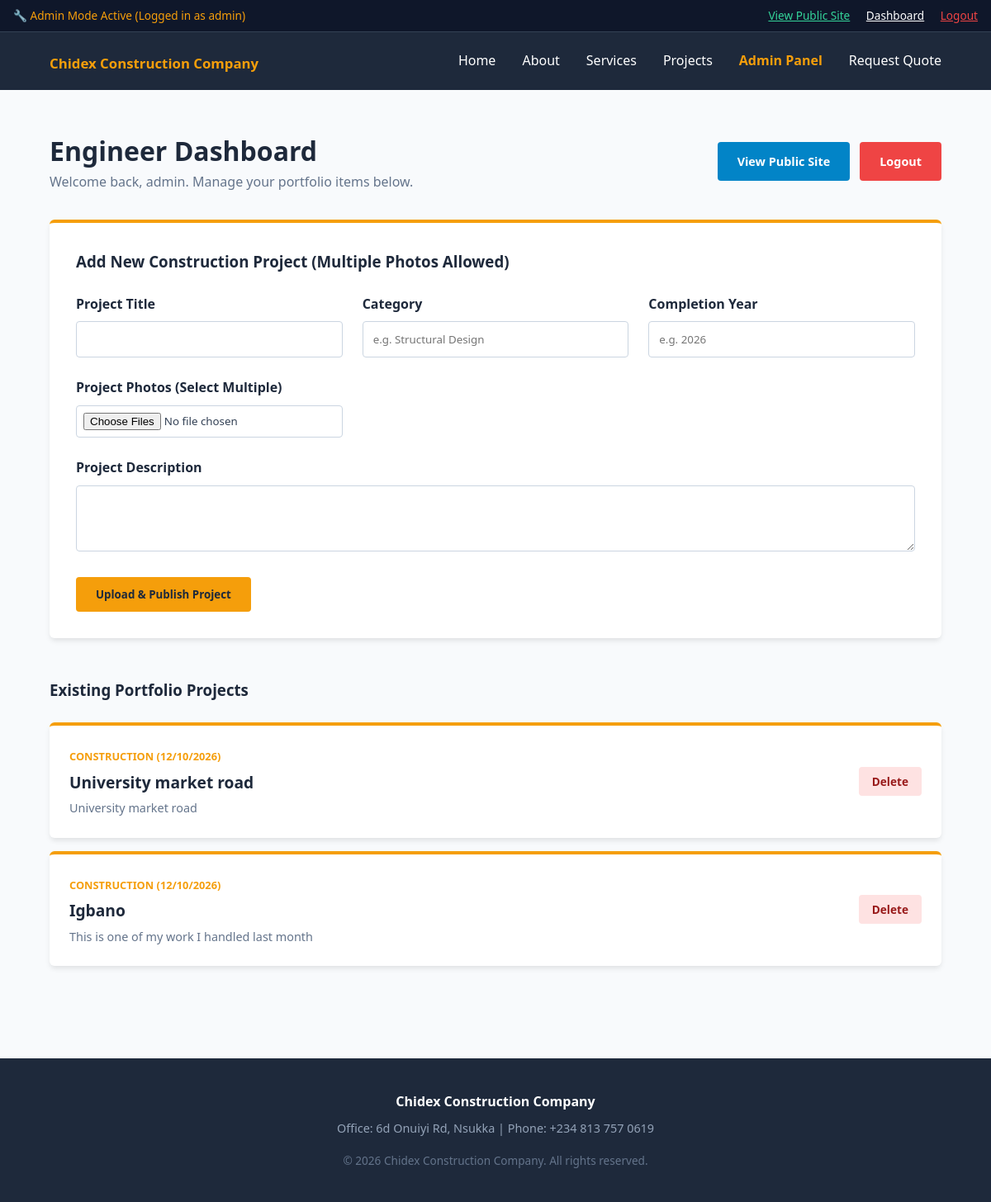
Page /admin/dashboard.php (signed in) on the committed database.
### tables this page shows
CREATE TABLE projects (
        id INTEGER PRIMARY KEY AUTOINCREMENT,
        title TEXT NOT NULL,
        category TEXT NOT NULL,
        description TEXT NOT NULL,
        year TEXT NOT NULL,
        image TEXT
    );

### admin/dashboard.php (the view, shortened to what this page needs)
<?php
require_once '../includes/db.php';
$projects = $pdo->query("SELECT * FROM projects ORDER BY id DESC")->fetchAll(PDO::FETCH_ASSOC);
include '../includes/header.php';
?>
<main class="container" style="padding: 3rem 0;">
    <div style="display: flex; justify-content: space-between; align-items: center; margin-bottom: 2rem; flex-wrap: wrap; gap: 1rem;">
        <div>
            <h1 style="color: var(--primary); font-size: 2rem;">Engineer Dashboard</h1>
            <p style="color: #64748b;">Welcome back, <?php echo htmlspecialchars($_SESSION['admin_user']); ?>. Manage your portfolio items below.</p>
        </div>
        <div style="display: flex; gap: 0.75rem;">
            <a href="../index.php" class="btn" style="background: #0284c7; color: white; text-decoration: none; font-size: 0.9rem;">View Public Site</a>
            <a href="logout.php" class="btn" style="background: #ef4444; color: white; text-decoration: none; font-size: 0.9rem;">Logout</a>
        </div>
    </div>
    <div class="card" style="margin-bottom: 3rem; padding: 2rem;">
        <h3 style="margin-bottom: 1.5rem; color: var(--primary);">Add New Construction Project (Multiple Photos Allowed)</h3>
        <form method="POST" enctype="multipart/form-data">
            <div style="display: grid; grid-template-columns: repeat(auto-fit, minmax(250px, 1fr)); gap: 1.5rem; margin-bottom: 1.5rem;">
                <div>
                    <label style="display: block; font-weight: bold; margin-bottom: 0.5rem; color: var(--primary);">Project Title</label>
                    <input type="text" name="title" required style="width: 100%; padding: 0.75rem; border: 1px solid #cbd5e1; border-radius: 4px;">
                </div>
                <div>
                    <label style="display: block; font-weight: bold; margin-bottom: 0.5rem; color: var(--primary);">Category</label>
                    <input type="text" name="category" placeholder="e.g. Structural Design" required style="width: 100%; padding: 0.75rem; border: 1px solid #cbd5e1; border-radius: 4px;">
                </div>
                <div>
                    <label style="display: block; font-weight: bold; margin-bottom: 0.5rem; color: var(--primary);">Completion Year</label>
                    <input type="text" name="year" placeholder="e.g. 2026" required style="width: 100%; padding: 0.75rem; border: 1px solid #cbd5e1; border-radius: 4px;">
                </div>
                <div>
                    <label style="display: block; font-weight: bold; margin-bottom: 0.5rem; color: var(--primary);">Project Photos (Select Multiple)</label>
                    <input type="file" name="project_images[]" accept="image/*" multiple style="width: 100%; padding: 0.5rem; border: 1px solid #cbd5e1; border-radius: 4px; background: white;">
                </div>
            </div>
            <div style="margin-bottom: 1.5rem;">
                <label style="display: block; font-weight: bold; margin-bottom: 0.5rem; color: var(--primary);">Project Description</label>
                <textarea name="description" rows="3" required style="width: 100%; padding: 0.75rem; border: 1px solid #cbd5e1; border-radius: 4px;"></textarea>
            </div>
            <button type="submit" name="add_project" class="btn btn-primary" style="border: none; cursor: pointer;">Upload & Publish Project</button>
        </form>
    </div>
    <h3 style="color: var(--primary); margin-bottom: 1.5rem;">Existing Portfolio Projects</h3>
    <div style="display: flex; flex-direction: column; gap: 1rem;">
        <?php if(empty($projects)): ?>
            <p style="color: #64748b;">No projects added yet. Use the form above to publish your first project.</p>
        <?php else: ?>
            <?php foreach($projects as $p): ?>
                <div class="card" style="display: flex; justify-content: space-between; align-items: center; padding: 1.5rem;">
                    <div>
                        <span style="font-size: 0.8rem; font-weight: bold; color: var(--accent); text-transform: uppercase;"><?php echo htmlspecialchars($p['category']); ?> (<?php echo htmlspecialchars($p['year']); ?>)</span>
                        <h4 style="color: var(--primary); font-size: 1.2rem; margin: 0.25rem 0;"><?php echo htmlspecialchars($p['title']); ?></h4>
                        <p style="font-size: 0.9rem; color: #64748b; max-width: 700px;"><?php echo htmlspecialchars($p['description']); ?></p>
                    </div>
                    <div>
                        <a href="dashboard.php?delete=<?php echo $p['id']; ?>" onclick="return confirm('Are you sure you want to delete this project?');" style="background: #fee2e2; color: #991b1b; padding: 0.5rem 1rem; border-radius: 4px; text-decoration: none; font-size: 0.85rem; font-weight: bold;">Delete</a>
                    </div>
                </div>
            <?php endforeach; ?>
        <?php endif; ?>
    </div>
</main>
<?php include '../includes/footer.php'; ?>

### assets/css/style.css (style rules this page uses)
:root { --primary: #1e293b; --accent: #f59e0b; --bg-light: #f8fafc; --text-dark: #334155; --white: #ffffff; }
* { box-sizing: border-box; margin: 0; padding: 0; font-family: 'Segoe UI', Tahoma, Geneva, Verdana, sans-serif; }
body { background-color: var(--bg-light); color: var(--text-dark); line-height: 1.6; }
.container { width: 90%; max-width: 1200px; margin: 0 auto; }
.btn { display: inline-block; padding: 0.75rem 1.5rem; border-radius: 4px; text-decoration: none; font-weight: bold; transition: background 0.3s; }
.btn-primary { background: var(--accent); color: var(--primary); }
.card { background: var(--white); padding: 2rem; border-radius: 6px; box-shadow: 0 4px 6px -1px rgba(0,0,0,0.1); border-top: 4px solid var(--accent); }
.card h3 { margin-bottom: 1rem; color: var(--primary); }

### rows in the picture
projects: category "CONSTRUCTION", year "12/10/2026", title "University market road", description "University market road"
projects: category "CONSTRUCTION", year "12/10/2026", title "Igbano", description "This is one of my work I handled last month"

### other values in the picture
$_SESSION['admin_user'] "admin"
$company_name "Chidex Construction Company"
